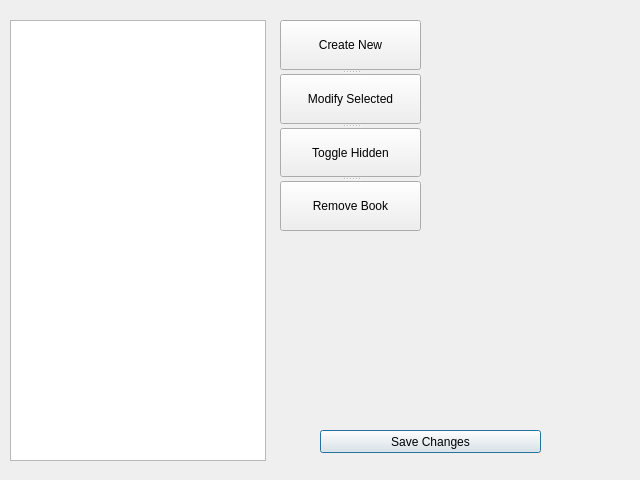
<?xml version="1.0" encoding="UTF-8"?>
<ui version="4.0">
 <class>adminDialog</class>
 <widget class="QDialog" name="adminDialog">
  <property name="geometry">
   <rect>
    <x>0</x>
    <y>0</y>
    <width>640</width>
    <height>480</height>
   </rect>
  </property>
  <property name="windowTitle">
   <string>Dialog</string>
  </property>
  <widget class="QListWidget" name="listWidget_aBooks">
   <property name="geometry">
    <rect>
     <x>10</x>
     <y>20</y>
     <width>256</width>
     <height>441</height>
    </rect>
   </property>
  </widget>
  <widget class="QPushButton" name="pushButton_4">
   <property name="geometry">
    <rect>
     <x>320</x>
     <y>430</y>
     <width>221</width>
     <height>23</height>
    </rect>
   </property>
   <property name="text">
    <string>Save Changes</string>
   </property>
  </widget>
  <widget class="QSplitter" name="splitter">
   <property name="geometry">
    <rect>
     <x>280</x>
     <y>20</y>
     <width>141</width>
     <height>211</height>
    </rect>
   </property>
   <property name="orientation">
    <enum>Qt::Vertical</enum>
   </property>
   <widget class="QPushButton" name="createNew">
    <property name="text">
     <string>Create New</string>
    </property>
   </widget>
   <widget class="QPushButton" name="pushButton_2">
    <property name="text">
     <string>Modify Selected</string>
    </property>
   </widget>
   <widget class="QPushButton" name="pushButton_3">
    <property name="text">
     <string>Toggle Hidden</string>
    </property>
   </widget>
   <widget class="QPushButton" name="pushButton_5">
    <property name="text">
     <string>Remove Book</string>
    </property>
   </widget>
  </widget>
 </widget>
 <resources/>
 <connections/>
</ui>
